Frame 1 (no input): blank canvas, image omitted
Frame 60 (the mouse pressed at the canvas centre just before this capture): blank canvas, image omitted
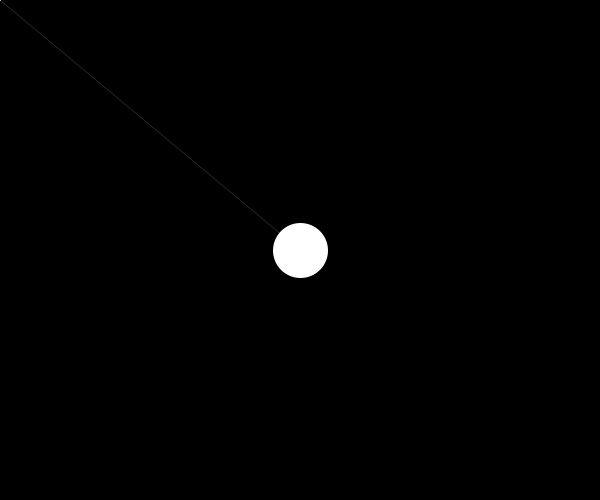
Frame 120 (the mouse held since frame 60 and released just before this capture)

The Processing sketch whose frames 1 and 60 were blank and that drew this single picture after the mouse press (run headless with seeded random() and noise(); from frame 60 on, the mouse is pressed at the canvas centre):

// Processing sketch: Class1Active
// ── Class1Active.pde
void setup(){
  size(600,500);
  background(0);
  strokeWeight(1);
}

void draw(){
  stroke(255);
  line(pmouseX,pmouseY,mouseX,mouseY);
  strokeWeight((abs(mouseX-pmouseX)+abs(mouseY-pmouseY))*0.1);
}
